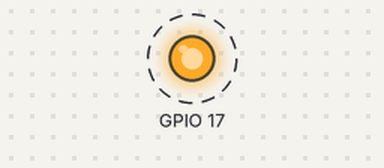
Recording of a program running on a simulated Raspberry Pi (BCM pin numbers). Parts: output pins drawn as LEDs (lit = HIGH). Dashed ring = blinking.

Above: at 0.5 s.
Timing chart, 0 to 4.6 s (numbered marks = the images above):
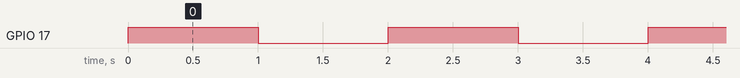

The program:

controlLED.py
```python
# 1- Import related librairs to LED project

import gpiod # Is used to controll and read GPIO.
import time  # Is used to add pause.

# 2- Define variables

LED_PIN = 17	# This variable contains the Broadcom pin reference for a GPIO pin.
chip = gpiod.Chip("gpiochip4") # This variable contains the GPIO location.
led_line = chip.get_line(LED_PIN) # This variable store a reference to the LED GPIO pin.
led_line.request(consumer="LED",
                 type=gpiod.LINE_REQ_DIR_OUT) # This variable set the LED as an output.

# 3 - Main Body of project to run and control LED!
try:
   while True:
       led_line.set_value(1)
       time.sleep(1)
       led_line.set_value(0)
       time.sleep(1)
finally:
   led_line.release()
```

Measured:
- by itself, GPIO 17: alternates HIGH for 1.0 s and LOW for 1.0 s
